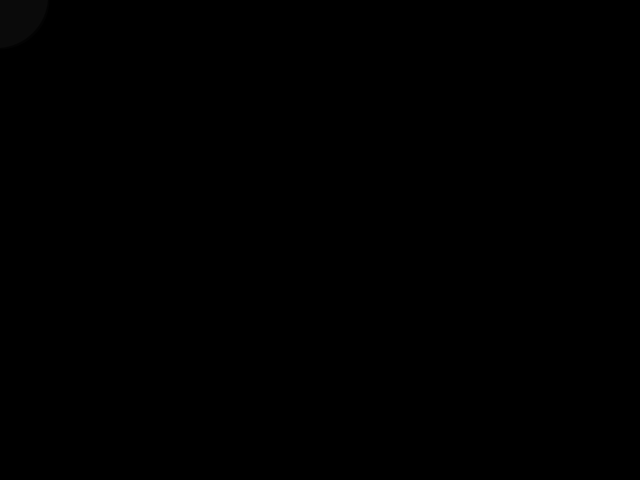
Frame 1 (no input)
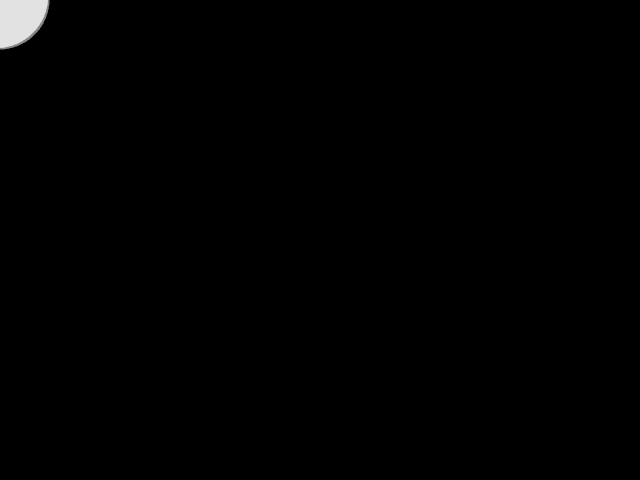
Frame 60 (the mouse pressed at the canvas centre just before this capture)
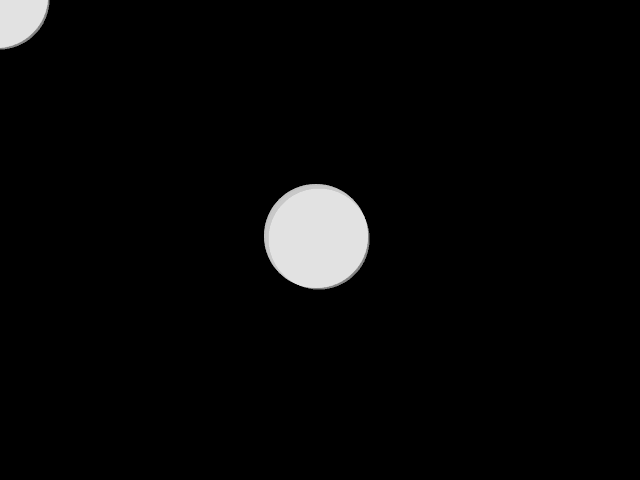
Frame 120 (the mouse held since frame 60 and released just before this capture)

The Processing sketch that drew these frames (run headless with seeded random() and noise(); from frame 60 on, the mouse is pressed at the canvas centre):

// Processing sketch: Brush_Test
// ── Brush_Test.pde
void setup() {
  size(640, 480);
  background(0);
}

void draw() {
  noStroke();
  //ellipse(mouseX, mouseY, 80, 80);
  brushEllipse(mouseX, mouseY, 100);
}

void brushEllipse(float x1, float y1, float r){
  for(int j = 1; j<5; j++){
    fill(255,j^2);
    ellipse(mouseX-j, mouseY-j, r+j, r+j);
  }
}
